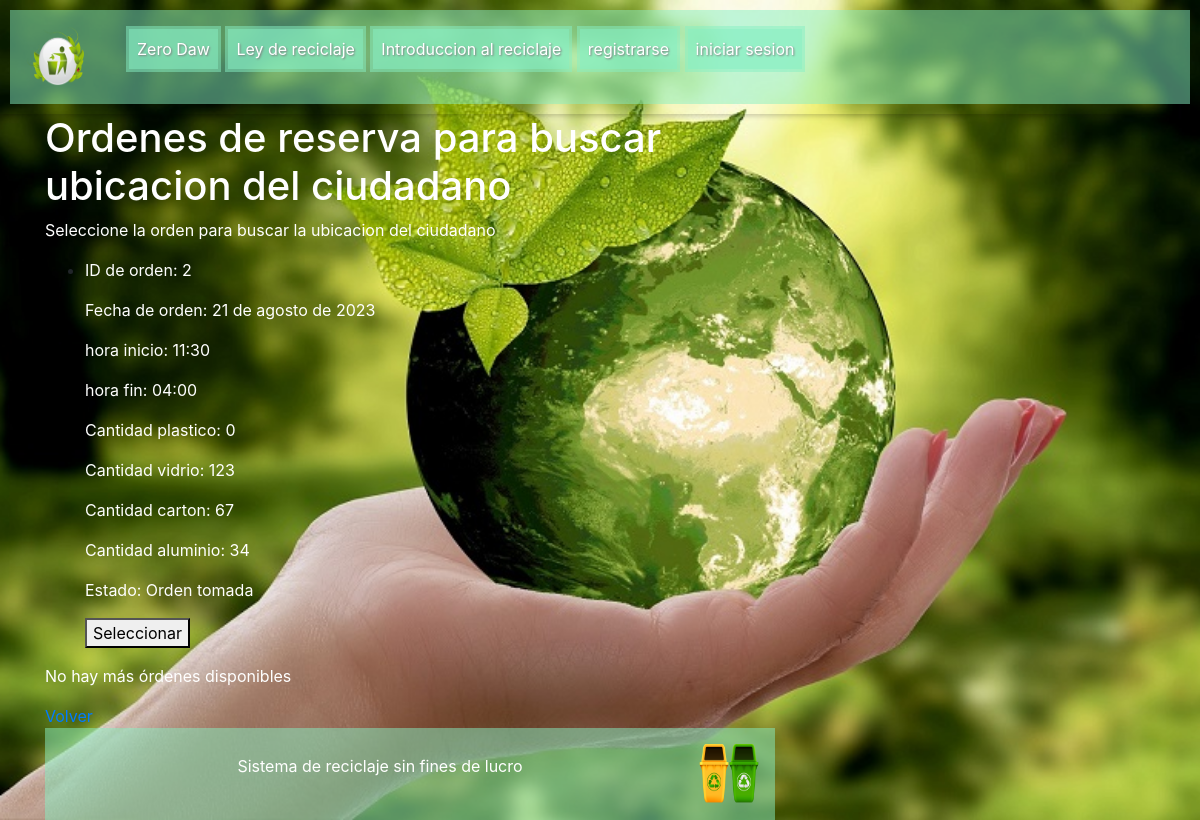
The app's page /api/ReservaListGeolocalizar, older data.
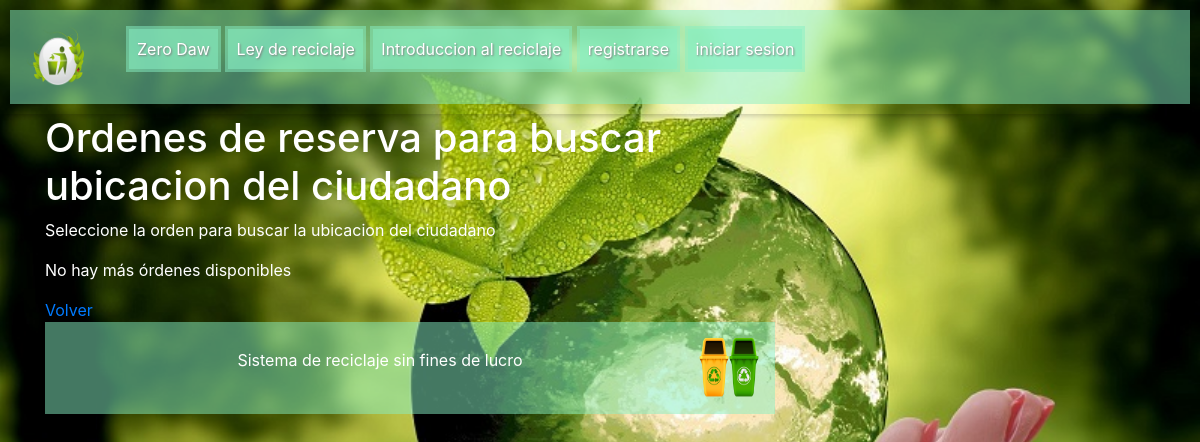
The same page, newer data.
### Registro/models.py (models this page shows, shortened)
class Reserva_orden(models.Model):
    id_user = models.ForeignKey(UserModelo, on_delete=models.CASCADE)
    id_orden = models.AutoField(primary_key=True)
    fecha_orden = models.DateField()
    hora_inicio = models.TimeField()
    hora_fin = models.TimeField()
    cantidad_plastico = models.IntegerField(default=0)
    cantidad_vidrio = models.IntegerField(default=0)
    cantidad_carton = models.IntegerField(default=0)
    cantidad_aluminio = models.IntegerField(default=0)
    latitud_posicion_ciudadano = models.DecimalField(max_digits=9, decimal_places=6, null=True)
    longitud_posicion_ciudadano = models.DecimalField(max_digits=9, decimal_places=6, null=True)
    latitud_posicion_recolector = models.DecimalField(max_digits=9, decimal_places=6, null=True)
    longitud_posicion_recolector = models.DecimalField(max_digits=9, decimal_places=6, null=True)
    estado = models.CharField(max_length=200, null=True)

### api/views.py (the view, shortened to what this page needs)
# urls.py: path('ReservaListGeolocalizar', views.ReservaListGeolocalizar.as_view(), name='ReservaListGeolocalizar'),
class ReservaListGeolocalizar(ListView):
    model = Reserva_orden
    template_name = 'Api/reserva_geolocalizar.html'
    def get_context_data(self, **kwargs):
        context = super().get_context_data(**kwargs)
        context['ordenes'] = Reserva_orden.objects.all()
        return context

### templates/Api/reserva_geolocalizar.html (shortened to what this page needs)
{% extends 'base.html' %}
{% load static %}
{% block content %}
<div>
    <h1 class="letras">Ordenes de reserva para buscar ubicacion del ciudadano</h1>
    <p class="letras">Seleccione la orden para buscar la ubicacion del ciudadano</p>
</div>
{% if ordenes %}
    {% with hay_ordenes_concluidas=False %}
        <ul>
            {% for orden in ordenes %}
            {% if orden.estado != "Concluido" and orden.estado != "Calificado" %}
                    {% with hay_ordenes_concluidas=True %}
                    <li>
                        <p class="letras">ID de orden: {{ orden.id_orden }}</p>
                        <p class="letras">Fecha de orden: {{ orden.fecha_orden }}</p>
                        <p class="letras">hora inicio: {{ orden.hora_inicio}}</p>
                        <p class="letras">hora fin: {{ orden.hora_fin}}</p>
                        <p class="letras">Cantidad plastico: {{ orden.cantidad_plastico }}</p>
                        <p class="letras">Cantidad vidrio: {{ orden.cantidad_vidrio }}</p>
                        <p class="letras">Cantidad carton: {{ orden.cantidad_carton }}</p>
                        <p class="letras">Cantidad aluminio: {{ orden.cantidad_aluminio }}</p>
                         <p class="letras">Estado: {{ orden.estado }} </p>
                            <form method="POST" action="{% url 'geolocalizacion_reserva_ciudadano' orden.id_orden %}">
                                <button type="submit">Seleccionar</button>
                            </form>
                        </li>
                    {% endwith %}
                {% endif %}
            {% endfor %}
        </ul>
        {% if not hay_ordenes_disponibles %}
        <p class="letras">No hay más órdenes disponibles</p>
    {% endif %}
    {% endwith %}
{% else %}
    <para class="letras">No hay más registros de órdenes</para>
{% endif %}
<a href="{% url 'login' %}">Volver</a>
<footer>
    <div id="navbar" class="video2">
        <div class="video">
        <p class="letras2">Sistema de reciclaje sin fines de lucro</p>
        </div>
        <img  src="{% static 'images/logo_4.png' %}" alt="logo" style="width: 60px; height: 60px;">
    </div>
</footer>
{% endblock %}

Row changes from the older to the newer data that the page shows:
no longer on this page (row edited): Reserva_orden: id_orden "2", fecha_orden "21 de agosto de 2023", hora_inicio "11:30", hora_fin "04:00", cantidad_plastico "0", cantidad_vidrio "123", cantidad_carton "67", cantidad_aluminio "34", estado "Orden tomada"
